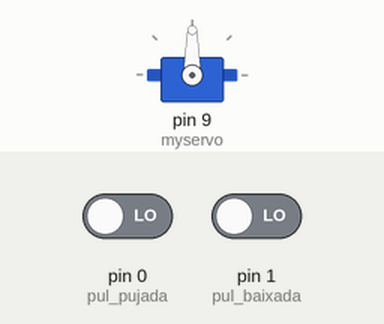
Recording of a sketch running on a simulated Arduino Uno, built with avr-gcc and run on an emulated ATmega328P. Parts: servo. The test bench sets the inputs (shaded band); at power-on: pin 0 (pul_pujada) LOW, pin 1 (pul_baixada) LOW.

Above: at 1.2 s.
1.3 s: pin 0 (pul_pujada) driven HIGH
At 2.4 s:
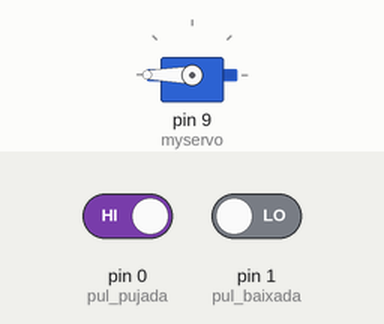
2.8 s: pin 0 (pul_pujada) driven LOW and pin 1 (pul_baixada) driven HIGH
At 6.0 s:
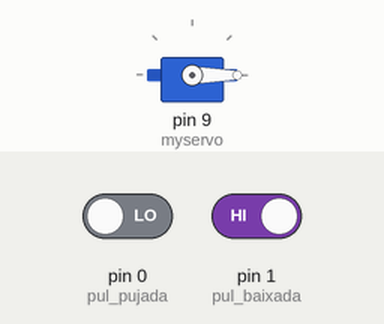
Timing chart, 0 to 7.5 s (numbered marks = the images above; inputs shaded):
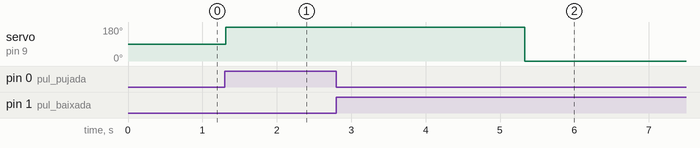

The sketch:

test_servo.ino
```cpp
#include <Servo.h>

Servo myservo;  // create servo object to control a servo
// twelve servo objects can be created on most boards

int pos_inferior = 0; // valor entre 0 i 180
int pos_superior = 180; // valor entre 0 i 180 (sempre més gran que 'pos_inferior')
int pos_actual = 0; // variable to store the servo position

int pul_pujada = 0; //S'ha de mirar bé i ajustar als que toquin
int pul_baixada = 1;
int led_pujada = 2;
int led_baixada = 3;

int vel_lineal = 0.1; // en m/s
int desplasament = 10; // en cm
int t_moviment = desplasament * 0.01 / vel_lineal; // calculem el temps que tarda en pujar o baixar

int t_espera_graus_servo = t_moviment / (pos_superior - pos_inferior); // calculem el temps que s'ha d'esperar que es mogui cada un dels graus
int t_sortir_cabina = 2000; // temps en 'ms' perque pugui abandornar la cabina
int t_verificacio_aturada_emergencia = 500;

int num_pampallugues = 3;
int t_periode_pampalluga = 1000;

bool aturada_emergencia(){
  if(digitalRead(pul_pujada)==HIGH && digitalRead(pul_baixada)==HIGH){
    delay(t_verificacio_aturada_emergencia);
    if(digitalRead(pul_pujada)==HIGH && digitalRead(pul_baixada)==HIGH){
      for(int p = 0; p < num_pampallugues; p++){
        digitalWrite(led_pujada, HIGH);
        digitalWrite(led_baixada, HIGH);
        delay(t_periode_pampalluga/2);
        digitalWrite(led_pujada, LOW);
        digitalWrite(led_baixada, LOW);
        delay(t_periode_pampalluga/2);
      }
      return true;
    }
  }
  return false;
}

void puja(){
  digitalWrite(led_pujada, HIGH);
  for (pos_actual; pos_actual <= pos_superior; pos_actual += 1) { // goes from 0 degrees to 180 degrees
    // in steps of 1 degree
    if(aturada_emergencia()) break;
    myservo.write(pos_actual); // tell servo to go to position in variable 'pos_actual'
    delay(t_espera_graus_servo); // waits 15ms for the servo to reach the position
  }
  delay(t_sortir_cabina); //Esperem uns ms per a que pugui baixar de la cabina
  digitalWrite(led_pujada, LOW);
}

void baixa(){
  digitalWrite(led_baixada, HIGH);
  for (pos_actual; pos_actual >= pos_inferior; pos_actual -= 1) { // goes from 180 degrees to 0 degrees
    if(aturada_emergencia()) break;
    myservo.write(pos_actual); // tell servo to go to position in variable 'pos_actual'
    delay(t_espera_graus_servo); // waits 15ms for the servo to reach the position
  }
  delay(t_sortir_cabina); //Esperem uns ms per a que pugui baixar de la cabina
  digitalWrite(led_baixada, LOW);
}

void setup() {
  // put your setup code here, to run once:
  myservo.attach(9);  // attaches the servo on pin 9 to the servo object
}

void loop() {
  // put your main code here, to run repeatedly:

  if(digitalRead(pul_pujada)==HIGH && digitalRead(pul_baixada)==LOW){
    puja();
    delay(t_sortir_cabina); //Esperem uns ms per a que pugui baixar de la cabina
  }
  if(digitalRead(pul_pujada)==LOW && digitalRead(pul_baixada)==HIGH){
    baixa();
  }


}
```

Measured:
- after the input at 1.3 s, servo on pin 9 (myservo): 90° → 180° at once
- after the input at 2.8 s, servo on pin 9 (myservo): 180° → 0° after 2.5 s
